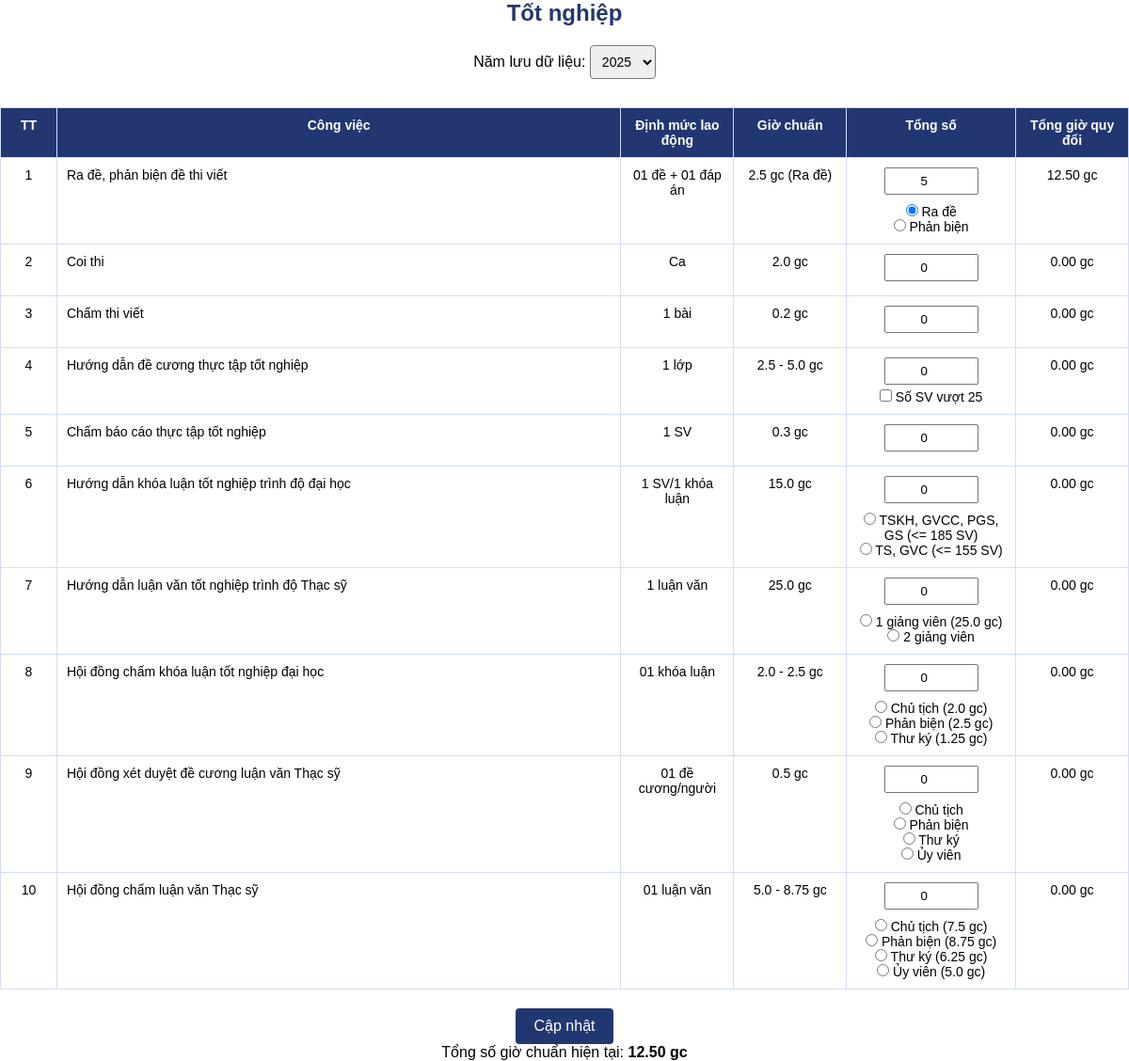
The page /code/UC/formRegister/giangDay/totNghiep.php (signed in) on the database its author committed.
### tables this page shows
CREATE TABLE `tot_nghiep` (
  `employeeID` int(11) NOT NULL,
  `result_year` int(11) NOT NULL,
  `muc1_so_de` float DEFAULT 0,
  `muc1_vai_tro` enum('Ra đề','Phản biện') DEFAULT 'Ra đề',
  `muc1_gio_quy_doi` float DEFAULT 0,
  `muc2_so_ca` float DEFAULT 0,
  `muc2_gio_quy_doi` float DEFAULT 0,
  `muc3_so_bai` float DEFAULT 0,
  `muc3_gio_quy_doi` float DEFAULT 0,
  `muc4_so_lop` float DEFAULT 0,
  `muc4_so_sv` int(11) DEFAULT 0,
  `muc4_gio_quy_doi` float DEFAULT 0,
  `muc5_so_sv` float DEFAULT 0,
  `muc5_gio_quy_doi` float DEFAULT 0,
  `muc6_so_luan_van` float DEFAULT 0,
  `muc6_vai_tro` enum('TSKH_GVCC_PGS_GS','TS_GVC','') DEFAULT '',
  `muc6_gio_quy_doi` float DEFAULT 0,
  `muc7_so_luan_van` float DEFAULT 0,
  `muc7_so_gv` tinyint(4) DEFAULT 1,
  `muc7_vai_tro` enum('GV1','GV2','') DEFAULT '',
  `muc7_gio_quy_doi` float DEFAULT 0,
  `muc8_so_khoa_luan` float DEFAULT 0,
  `muc8_vai_tro` enum('Chủ tịch','Phản biện','Thư ký','') DEFAULT '',
  `muc8_gio_quy_doi` float DEFAULT 0,
  `muc9_so_de` float DEFAULT 0,
  `muc9_vai_tro` enum('Chủ tịch','Phản biện','Thư ký','Ủy viên','') DEFAULT '',
  `muc9_gio_quy_doi` float DEFAULT 0,
  `muc10_so_luan_van` float DEFAULT 0,
  `muc10_vai_tro` enum('Chủ tịch','Phản biện','Thư ký','Ủy viên','') DEFAULT '',
  `muc10_gio_quy_doi` float DEFAULT 0,
  `tong_gio_quy_doi` float DEFAULT 0,
  `ngay_cap_nhat` timestamp NOT NULL DEFAULT current_timestamp() ON UPDATE current_timestamp(),
  `muc4_sv_exceed` tinyint(1) DEFAULT 0
);

### code/UC/formRegister/giangDay/totNghiep.php (the view, shortened to what this page needs)
<?php
require_once __DIR__ . '../../../../connection/connection.php';
$employeeID = $_SESSION['employeeID'];
$selectedYear = isset($_POST['selected_year']) ? $_POST['selected_year'] : date('Y');
$stmt = $conn->prepare("SELECT * FROM tot_nghiep WHERE employeeID = :employeeID AND result_year = :result_year");
$stmt->execute([':employeeID' => $employeeID, ':result_year' => $selectedYear]);
$examData = $stmt->fetch(PDO::FETCH_ASSOC);
?>
<!DOCTYPE html>
<html lang="vi">
<head>
</head>
<body>
    <h2 class="form-title">Tốt nghiệp</h2>
    <div style="text-align: center; margin-bottom: 15px;">
        <form method="POST" action="" id="yearForm">
            <label for="selected_year">Năm lưu dữ liệu: </label>
            <select name="selected_year" id="selectedYear" class="year-select" onchange="this.form.submit()">
                <?php
                $currentYear = date('Y');
                $selectedYear = isset($_POST['selected_year']) ? $_POST['selected_year'] : $currentYear;
                for ($i = $currentYear - 5; $i <= $currentYear; $i++) {
                    echo "<option value='$i'" . ($selectedYear == $i ? " selected" : "") . ">$i</option>";
                }
                ?>
            </select>
        </form>
    </div>
    <form id="examForm" method="POST" action="" onsubmit="return handleSubmit(event)">
        <table class="teaching-table">
            <thead>
                <tr>
                    <th>TT</th>
                    <th>Công việc</th>
                    <th>Định mức lao động</th>
                    <th>Giờ chuẩn</th>
                    <th>Tổng số</th>
                    <th>Tổng giờ quy đổi</th>
                </tr>
            </thead>
            <tbody>
                <tr>
                    <td>1</td>
                    <td>Ra đề, phản biện đề thi viết</td>
                    <td>01 đề + 01 đáp án</td>
                    <td class="standard-hour" data-hour="2.5">2.5 gc (Ra đề) / 1.25 gc (Phản biện)</td>
                    <td>
                        <input type="number" name="muc1_so_de" class="total-input exam-input" min="0" step="1" placeholder="Tổng đề" max="5" value="<?php echo htmlspecialchars($examData['muc1_so_de']); ?>"><br>
                        <div class="role-select">
                            <label><input type="radio" name="muc1_vai_tro" value="Ra đề" <?php echo $examData['muc1_vai_tro'] === 'Ra đề' ? 'checked' : ''; ?>> Ra đề</label><br>
                            <label><input type="radio" name="muc1_vai_tro" value="Phản biện" <?php echo $examData['muc1_vai_tro'] === 'Phản biện' ? 'checked' : ''; ?>> Phản biện</label>
                        </div>
                    </td>
                    <td class="converted-hours">0 gc</td>
                </tr>
                <tr>
                    <td>2</td>
                    <td>Coi thi</td>
                    <td>Ca</td>
                    <td class="standard-hour" data-hour="2.0">2.0 gc</td>
                    <td><input type="number" name="muc2_so_ca" class="total-input exam-input" min="0" step="1" placeholder="Tổng ca" value="<?php echo htmlspecialchars($examData['muc2_so_ca']); ?>"></td>
                    <td class="converted-hours">0 gc</td>
                </tr>
                <tr>
                    <td>3</td>
                    <td>Chấm thi viết</td>
                    <td>1 bài</td>
                    <td class="standard-hour" data-hour="0.2">0.2 gc</td>
                    <td><input type="number" name="muc3_so_bai" class="total-input exam-input" min="0" step="1" placeholder="Tổng bài" value="<?php echo htmlspecialchars($examData['muc3_so_bai']); ?>"></td>
                    <td class="converted-hours">0 gc</td>
                </tr>
                <tr>
                    <td>4</td>
                    <td>Hướng dẫn đề cương thực tập tốt nghiệp</td>
                    <td>1 lớp</td>
                    <td class="standard-hour" data-hour="2.5">2.5 - 5.0 gc</td>
                    <td>
                        <input type="number" name="muc4_so_lop" class="total-input exam-input" min="0" step="1" placeholder="Tổng lớp" value="<?php echo htmlspecialchars($examData['muc4_so_lop']); ?>"><br>
                        <label>
                            <input type="checkbox" name="muc4_sv_exceed" id="muc4_sv_exceed"
                                <?php echo (isset($examData['muc4_so_sv']) && $examData['muc4_so_sv'] > 25) ? 'checked' : ''; ?>>
                            Số SV vượt 25
                        </label><br>
                    </td>
                    <td class="converted-hours">0 gc</td>
                </tr>
                <tr>
                    <td>5</td>
                    <td>Chấm báo cáo thực tập tốt nghiệp</td>
                    <td>1 SV</td>
                    <td class="standard-hour" data-hour="0.3">0.3 gc</td>
                    <td><input type="number" name="muc5_so_sv" class="total-input exam-input" min="0" step="1" placeholder="Tổng SV" value="<?php echo htmlspecialchars($examData['muc5_so_sv']); ?>"></td>
                    <td class="converted-hours">0 gc</td>
                </tr>
                <tr>
                    <td>6</td>
                    <td>Hướng dẫn khóa luận tốt nghiệp trình độ đại học</td>
                    <td>1 SV/1 khóa luận</td>
                    <td class="standard-hour" data-hour="15.0">15.0 gc</td>
                    <td>
                        <input type="number" name="muc6_so_luan_van" class="total-input exam-input" min="0" step="1" placeholder="Tổng SV" value="<?php echo htmlspecialchars($examData['muc6_so_luan_van']); ?>"><br>
                        <div class="role-select">
                            <label><input type="radio" name="muc6_vai_tro" value="TSKH_GVCC_PGS_GS" <?php echo $examData['muc6_vai_tro'] === 'TSKH_GVCC_PGS_GS' ? 'checked' : ''; ?>> TSKH, GVCC, PGS, GS (<= 185 SV)</label><br>
                            <label><input type="radio" name="muc6_vai_tro" value="TS_GVC" <?php echo $examData['muc6_vai_tro'] === 'TS_GVC' ? 'checked' : ''; ?>> TS, GVC (<= 155 SV)</label>
                        </div>
                    </td>
                    <td class="converted-hours">0 gc</td>
                </tr>
                <tr>
                    <td>7</td>
                    <td>Hướng dẫn luận văn tốt nghiệp trình độ Thạc sỹ</td>
                    <td>1 luận văn</td>
                    <td class="standard-hour" data-hour="25.0">25.0 gc</td>
                    <td>
                        <input type="number" name="muc7_so_luan_van" class="total-input exam-input" min="0" step="1" placeholder="Tổng luận văn" value="<?php echo htmlspecialchars($examData['muc7_so_luan_van']); ?>"><br>
                        <div class="role-select">
                            <label>
                                <input type="radio" name="muc7_so_gv" value="1"
                                    <?php echo ($examData['muc7_so_gv'] === '1' || $examData['muc7_so_gv'] === 1) ? 'checked' : ''; ?>>
                                1 giảng viên (25.0 gc)
                            </label><br>
                            <label>
                                <input type="radio" name="muc7_so_gv" value="2"
                                    <?php echo ($examData['muc7_so_gv'] === '2' || $examData['muc7_so_gv'] === 2) ? 'checked' : ''; ?>>
                                2 giảng viên
                            </label><br>
                        </div>
                    </td>
                    <td class="converted-hours">0 gc</td>
                </tr>
                <tr>
                    <td>8</td>
                    <td>Hội đồng chấm khóa luận tốt nghiệp đại học</td>
                    <td>01 khóa luận</td>
                    <td class="standard-hour" data-hour="2.0">2.0 - 2.5 gc</td>
                    <td>
                        <input type="number" name="muc8_so_khoa_luan" class="total-input exam-input" min="0" step="1" placeholder="Tổng khóa luận" value="<?php echo htmlspecialchars($examData['muc8_so_khoa_luan']); ?>"><br>
                        <div class="role-select">
                            <label><input type="radio" name="muc8_vai_tro" value="Chủ tịch" <?php echo $examData['muc8_vai_tro'] === 'Chủ tịch' ? 'checked' : ''; ?>> Chủ tịch (2.0 gc)</label><br>
                            <label><input type="radio" name="muc8_vai_tro" value="Phản biện" <?php echo $examData['muc8_vai_tro'] === 'Phản biện' ? 'checked' : ''; ?>> Phản biện (2.5 gc)</label><br>
                            <label><input type="radio" name="muc8_vai_tro" value="Thư ký" <?php echo $examData['muc8_vai_tro'] === 'Thư ký' ? 'checked' : ''; ?>> Thư ký (1.25 gc)</label>
                        </div>
                    </td>
                    <td class="converted-hours">0 gc</td>
                </tr>
                <tr>
                    <td>9</td>
                    <td>Hội đồng xét duyệt đề cương luận văn Thạc sỹ</td>
                    <td>01 đề cương/người</td>
                    <td class="standard-hour" data-hour="0.5" data-chu-tich="0.5" data-phan-bien="0.5" data-thu-ky="0.5" data-uy-vien="0.5">0.5 gc</td>
                    <td>
                        <input type="number" name="muc9_so_de" class="total-input exam-input" min="0" step="1" placeholder="Tổng đề" max="5" value="<?php echo htmlspecialchars($examData['muc9_so_de']); ?>"><br>
                        <div class="role-select">
                            <label><input type="radio" name="muc9_vai_tro" value="Chủ tịch" <?php echo $examData['muc9_vai_tro'] === 'Chủ tịch' ? 'checked' : ''; ?>> Chủ tịch</label><br>
                            <label><input type="radio" name="muc9_vai_tro" value="Phản biện" <?php echo $examData['muc9_vai_tro'] === 'Phản biện' ? 'checked' : ''; ?>> Phản biện</label><br>
                            <label><input type="radio" name="muc9_vai_tro" value="Thư ký" <?php echo $examData['muc9_vai_tro'] === 'Thư ký' ? 'checked' : ''; ?>> Thư ký</label><br>
                            <label><input type="radio" name="muc9_vai_tro" value="Ủy viên" <?php echo $examData['muc9_vai_tro'] === 'Ủy viên' ? 'checked' : ''; ?>> Ủy viên</label>
                        </div>
                    </td>
                    <td class="converted-hours">0 gc</td>
                </tr>
                <tr>
                    <td>10</td>
                    <td>Hội đồng chấm luận văn Thạc sỹ</td>
                    <td>01 luận văn</td>
                    <td class="standard-hour" data-hour="7.5">5.0 - 8.75 gc</td>
                    <td>
                        <input type="number" name="muc10_so_luan_van" class="total-input exam-input" min="0" step="1" placeholder="Tổng luận văn" value="<?php echo htmlspecialchars($examData['muc10_so_luan_van']); ?>"><br>
                        <div class="role-select">
                            <label><input type="radio" name="muc10_vai_tro" value="Chủ tịch" <?php echo $examData['muc10_vai_tro'] === 'Chủ tịch' ? 'checked' : ''; ?>> Chủ tịch (7.5 gc)</label><br>
                            <label><input type="radio" name="muc10_vai_tro" value="Phản biện" <?php echo $examData['muc10_vai_tro'] === 'Phản biện' ? 'checked' : ''; ?>> Phản biện (8.75 gc)</label><br>
                            <label><input type="radio" name="muc10_vai_tro" value="Thư ký" <?php echo $examData['muc10_vai_tro'] === 'Thư ký' ? 'checked' : ''; ?>> Thư ký (6.25 gc)</label><br>
                            <label><input type="radio" name="muc10_vai_tro" value="Ủy viên" <?php echo $examData['muc10_vai_tro'] === 'Ủy viên' ? 'checked' : ''; ?>> Ủy viên (5.0 gc)</label>
                        </div>
                    </td>
                    <td class="converted-hours">0 gc</td>
                </tr>
            </tbody>
        </table>
        <div style="text-align: center; margin-top: 20px;">
            <button type="submit">Cập nhật</button>
            <p>Tổng số giờ chuẩn hiện tại: <strong id="tongGioChuan">0 gc</strong></p>
        </div>
    </form>
</body>
</html>

### code/UC/formRegister/giangDay/totNghiep.php (style rules this page uses)
* { margin: 0; padding: 0; box-sizing: border-box; }
body { font-family: Arial, Helvetica, sans-serif; }
.teaching-table { width: 100%; border-collapse: collapse; margin-top: 20px; font-size: 14px; }
.teaching-table th, .teaching-table td { border: 1px solid #d2ddfd; padding: 10px; text-align: left; vertical-align: top; }
.teaching-table th { background-color: #223771; color: white; text-align: center; }
.teaching-table td { background-color: #fff; }
.teaching-table td:first-child { width: 5%; text-align: center; }
.teaching-table td:nth-child(2) { width: 50%; }
.teaching-table td:nth-child(3) { width: 10%; text-align: center; }
.teaching-table td:nth-child(4) { width: 10%; text-align: center; }
.teaching-table td:nth-child(5) { width: 15%; text-align: center; }
.teaching-table td:nth-child(6) { width: 10%; text-align: center; }
.form-title { color: #223771; font-size: 24px; margin-bottom: 20px; text-align: center; }
.total-input { width: 100px; padding: 5px; text-align: center; margin-bottom: 5px; }
.year-select { padding: 8px; font-size: 14px; border-radius: 4px; margin-bottom: 10px; }
.role-select { margin-top: 5px; }
button { background-color: #223771; color: white; padding: 10px 20px; border: none; border-radius: 4px; font-size: 16px; cursor: pointer; transition: background-color 0.3s ease; }

### rows shown on the page
tot_nghiep: muc1_so_de "5", muc1_vai_tro "☑ Ra đề", muc1_vai_tro "☐ Phản biện", muc2_so_ca "0", muc3_so_bai "0", muc4_so_lop "0", muc5_so_sv "0", muc6_so_luan_van "0", muc6_vai_tro "☐ TSKH, GVCC, PGS, GS (<= 185 SV", muc6_vai_tro "☐ TS, GVC (<= 155 SV)", muc7_so_luan_van "0", muc7_so_gv "☐ 1 giảng viên (25.0 gc)", muc7_so_gv "☐ 2 giảng viên", muc8_so_khoa_luan "0", muc8_vai_tro "☐ Chủ tịch (2.0 gc)", muc8_vai_tro "☐ Phản biện (2.5 gc)", muc8_vai_tro "☐ Thư ký (1.25 gc)", muc9_so_de "0", muc9_vai_tro "☐ Chủ tịch", muc9_vai_tro "☐ Phản biện", muc9_vai_tro "☐ Thư ký", muc9_vai_tro "☐ Ủy viên", muc10_so_luan_van "0", muc10_vai_tro "☐ Chủ tịch (7.5 gc)", muc10_vai_tro "☐ Phản biện (8.75 gc)", muc10_vai_tro "☐ Thư ký (6.25 gc)", muc10_vai_tro "☐ Ủy viên (5.0 gc)"

### other values the page prints
form field selected_year "2025"
